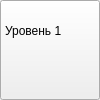
<?xml version="1.0" encoding="UTF-8"?>
<ui version="4.0">
 <class>Form</class>
 <widget class="QWidget" name="Form">
  <property name="geometry">
   <rect>
    <x>0</x>
    <y>0</y>
    <width>100</width>
    <height>100</height>
   </rect>
  </property>
  <property name="windowTitle">
   <string>Form</string>
  </property>
  <widget class="QWidget" name="level" native="true">
   <property name="geometry">
    <rect>
     <x>0</x>
     <y>0</y>
     <width>101</width>
     <height>101</height>
    </rect>
   </property>
   <widget class="QPushButton" name="button">
    <property name="geometry">
     <rect>
      <x>0</x>
      <y>0</y>
      <width>100</width>
      <height>100</height>
     </rect>
    </property>
    <property name="styleSheet">
     <string notr="true">font: 14pt &quot;Comic Sans MS&quot;;</string>
    </property>
    <property name="text">
     <string/>
    </property>
   </widget>
   <widget class="QLabel" name="level_name">
    <property name="geometry">
     <rect>
      <x>5</x>
      <y>15</y>
      <width>91</width>
      <height>31</height>
     </rect>
    </property>
    <property name="layoutDirection">
     <enum>Qt::LeftToRight</enum>
    </property>
    <property name="styleSheet">
     <string notr="true">font: 14pt &quot;Comic Sans MS&quot;;
text-align: center</string>
    </property>
    <property name="text">
     <string>Уровень 1</string>
    </property>
    <property name="textInteractionFlags">
     <set>Qt::NoTextInteraction</set>
    </property>
   </widget>
   <widget class="QLabel" name="star_1">
    <property name="geometry">
     <rect>
      <x>2</x>
      <y>70</y>
      <width>31</width>
      <height>21</height>
     </rect>
    </property>
    <property name="styleSheet">
     <string notr="true">image: url(:/main/star.png);</string>
    </property>
    <property name="text">
     <string/>
    </property>
   </widget>
   <widget class="QLabel" name="star_2">
    <property name="geometry">
     <rect>
      <x>35</x>
      <y>70</y>
      <width>31</width>
      <height>20</height>
     </rect>
    </property>
    <property name="styleSheet">
     <string notr="true">image: url(:/main/dark_star.png);</string>
    </property>
    <property name="text">
     <string/>
    </property>
   </widget>
   <widget class="QLabel" name="star_3">
    <property name="geometry">
     <rect>
      <x>67</x>
      <y>70</y>
      <width>31</width>
      <height>21</height>
     </rect>
    </property>
    <property name="styleSheet">
     <string notr="true">image: url(:/main/dark_star.png);</string>
    </property>
    <property name="text">
     <string/>
    </property>
   </widget>
  </widget>
 </widget>
 <resources>
  <include location="../res/res.qrc"/>
 </resources>
 <connections/>
</ui>
